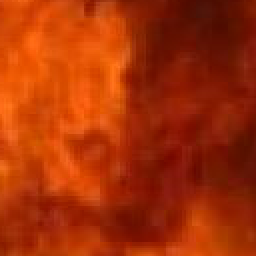
#> input picture fase3_segmentacion/Firmas/f_128.png, 128 x 128 px (shown 2 times larger)
$ python -i filtros.py   (imports and definitions only)
#> lines starting #> are read from the running program, lines starting #| are printed output that depends on the picture
import numpy as np
from typing import Optional
from scipy.ndimage import convolve, uniform_filter
from scipy.ndimage import minimum_filter, maximum_filter, median_filter

class Filtrado_Espacio:
    def __init__(self, seed: Optional[int] = None):
        """
        Inicializa el generador de aumento de datos.

        Args:
            seed: Semilla para reproducibilidad de resultados aleatorios
        """
        if seed is not None:
            np.random.seed(seed)

    # Calculo del histograma
    # [204 lines left out: functions _histograma, clip_limit_value, _filtro_suavizantes, ecualizacion, clahe, highboost, not called in this run]

    # 4) GRADIENTE - LAPLACIANO
    @staticmethod
    def filtro_gradiente_laplaciano(img_entrada):
        """
        Aplica el filtro combinado Gradiente-Laplaciano para realzar bordes.

        El proceso es:
        1. Aplica filtro Laplaciano para detectar bordes finos.
        2. Realza la imagen con el Laplaciano (sharpening).
        3. Calcula el gradiente de Sobel (magnitud).
        4. Suaviza la magnitud con filtro de caja (box filter).
        5. Multiplica la imagen realzada por la magnitud suavizada.
        6. Suma el resultado a la imagen original.
        7. Aplica corrección gamma para comprimir el rango dinámico.

        Parámetros
        img_entrada : numpy.ndarray
            Imagen de entrada (puede ser uint8 o float).
            Corresponde a la imagen con ruido de Poisson (JP en el contexto).

        Retorna
        img_gamma : numpy.ndarray (uint8, rango 0-255)
            Imagen final con bordes realzados y corrección gamma aplicada.
        """

        #'Convertir a double
        img_d = img_entrada.astype(np.float64)

        #LAPLACIANO
        #Máscara de 4 vecinos (Laplaciano estándar)
        masc_lap = np.array([[0,  1,  0],
                            [1, -4,  1],
                            [0,  1,  0]], dtype=np.float64)

        #Aplicar filtro Laplaciano con relleno de ceros en los bordes
        #mode='constant' cval=0
        img_filtrada = convolve(img_d, masc_lap, mode='constant', cval=0.0)

        # Coeficiente c=-1 para realzar (sharpening con Laplaciano)
        c = -1
        img_realzada = img_d + c * img_filtrada  # imagen con bordes realzados

        #GRADIENTE
        # Máscaras en X e Y
        masc_grad_x = np.array([[-1, -2, -1],
                                [ 0,  0,  0],
                                [ 1,  2,  1]], dtype=np.float64)

        masc_grad_y = np.array([[-1,  0,  1],
                                [-2,  0,  2],
                                [-1,  0,  1]], dtype=np.float64)

        #Aplicar gradiente en X e Y
        img_grad_x = convolve(img_d, masc_grad_x, mode='constant', cval=0.0)
        img_grad_y = convolve(img_d, masc_grad_y, mode='constant', cval=0.0)

        #Calcular la magnitud del gradiente
        mag_img_fil = np.sqrt(img_grad_x**2 + img_grad_y**2)

        #SUAVIZADO DE LA MAGNITUD
        #Filtro de caja (box filter) 3x3 normalizado
        filt_caja = (1.0 / 9.0) * np.ones((3, 3), dtype=np.float64)
        mag_img_fil_suav = convolve(mag_img_fil, filt_caja, mode='constant', cval=0.0)

        #COMBINACIÓN GRADIENTE-LAPLACIANO
        #Multiplicar la imagen realzada por la magnitud suavizada
        masc_grad_lap = img_realzada * mag_img_fil_suav

        #Sumar la máscara a la imagen original
        G_img = img_d + masc_grad_lap

        #CORRECCIÓN GAMMA
        # Tomar valor absoluto para eliminar negativos
        G_img_abs = np.abs(G_img)

        # Aplicar gamma = 0.4 (compresión de rango dinámico)
        G_img_gamma = G_img_abs ** 0.4

        #Rescalar al rango [0, 255] y convertir a uint8
        G_min, G_max = G_img_gamma.min(), G_img_gamma.max()
        if G_max - G_min > 0:
            G_norm = (G_img_gamma - G_min) / (G_max - G_min)
        else:
            G_norm = np.zeros_like(G_img_gamma)

        img_gamma = (G_norm * 255).astype(np.uint8)

        return img_gamma


    # 5) FILTRADO ADAPTATIVO LOCAL
    # [225 lines left out: functions adaptive_local_noise_filter, adaptive_median_filter, filtro_gradiente_laplaciano_2, not called in this run]

    import numpy as np


    # [170 lines left out: function clahe, not called in this run]

>>> import cv2
>>> picture = cv2.imread('Firmas/f_128.png', cv2.IMREAD_GRAYSCALE)
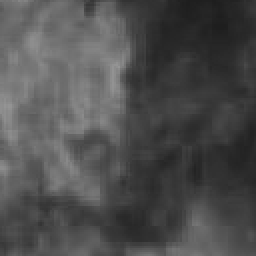
#> picture: shape (128, 128) (shown 2 times larger); min 30, max 150, mean 78.2
>>> result = Filtrado_Espacio().filtro_gradiente_laplaciano(picture)
#> in filtro_gradiente_laplaciano, `img_filtrada = convolve(img_d, masc_lap, mode='constant', cval=0.0)`:
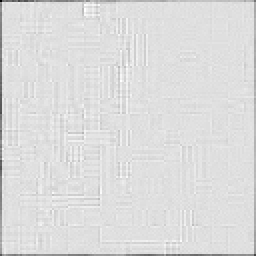
#> img_filtrada: shape (128, 128) float64 (shown 2 times larger); min -241, max 34, mean -2.5; drawn with min black and max white
#> in filtro_gradiente_laplaciano, `img_realzada = img_d + c * img_filtrada`:
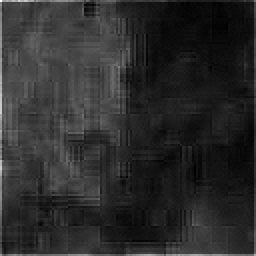
#> img_realzada: shape (128, 128) float64 (shown 2 times larger); min 23, max 355, mean 80.6; drawn with min black and max white
#> in filtro_gradiente_laplaciano, `img_grad_x = convolve(img_d, masc_grad_x, mode='constant', cval=0.0)`:
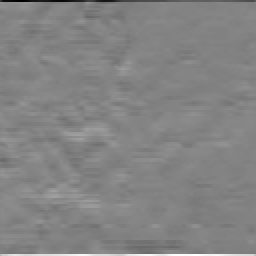
#> img_grad_x: shape (128, 128) float64 (shown 2 times larger); min -485, max 453, mean -0.8; drawn with min black and max white
#> in filtro_gradiente_laplaciano, `img_grad_y = convolve(img_d, masc_grad_y, mode='constant', cval=0.0)`:
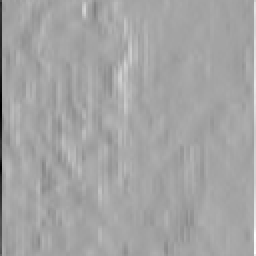
#> img_grad_y: shape (128, 128) float64 (shown 2 times larger); min -567, max 315, mean 1.6; drawn with min black and max white
#> in filtro_gradiente_laplaciano, `masc_grad_lap = img_realzada * mag_img_fil_suav`:
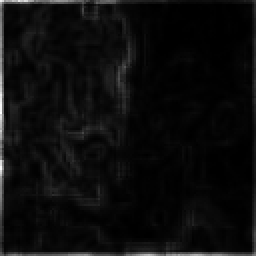
#> masc_grad_lap: shape (128, 128) float64 (shown 2 times larger); min 103.3, max 57335.6, mean 2952.9; drawn with min black and max white
#> in filtro_gradiente_laplaciano, `G_img_gamma = G_img_abs ** 0.4`:
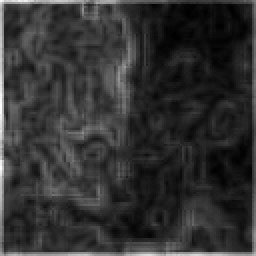
#> G_img_gamma: shape (128, 128) float64 (shown 2 times larger); min 7.2, max 80.13, mean 21.5; drawn with min black and max white
#> in filtro_gradiente_laplaciano, `G_min, G_max = G_img_gamma.min(), G_img_gamma.max()`: G_min = 7.2; G_max = 80.13

$ run again, on fase3_segmentacion/Firmas/f_64.png
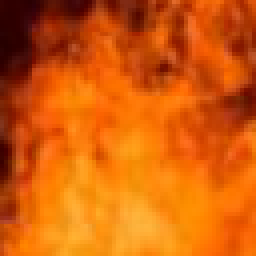
#> input picture fase3_segmentacion/Firmas/f_64.png, 64 x 64 px (shown 4 times larger)
#> in filtro_gradiente_laplaciano, `masc_grad_lap = img_realzada * mag_img_fil_suav`:
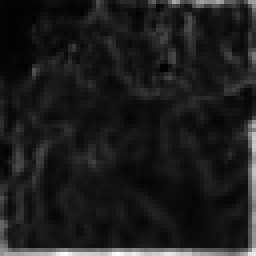
#> masc_grad_lap: shape (64, 64) float64 (shown 4 times larger); min -1181.5, max 89573.3, mean 9239.8; drawn with min black and max white
#> in filtro_gradiente_laplaciano, `G_img_gamma = G_img_abs ** 0.4`:
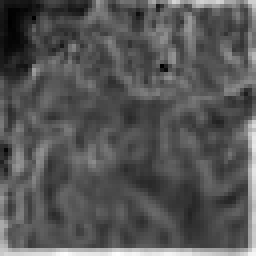
#> G_img_gamma: shape (64, 64) float64 (shown 4 times larger); min 4.62, max 95.77, mean 35.3; drawn with min black and max white
#> G_min = 4.62; G_max = 95.77

$ run again, on fase3_segmentacion/Firmas/f_80.png
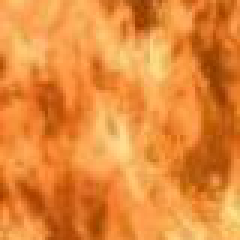
#> input picture fase3_segmentacion/Firmas/f_80.png, 80 x 80 px (shown 3 times larger)
#> in filtro_gradiente_laplaciano, `G_img_gamma = G_img_abs ** 0.4`:
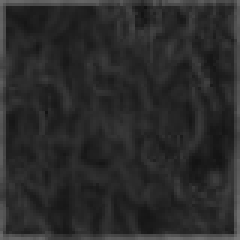
#> G_img_gamma: shape (80, 80) float64 (shown 3 times larger); min 17.62, max 120.8, mean 43
#> G_min = 17.62; G_max = 120.8
#> in filtro_gradiente_laplaciano, `G_norm = (G_img_gamma - G_min) / (G_max - G_min)`:
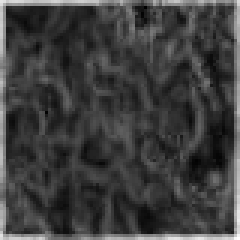
#> G_norm: shape (80, 80) float64 (shown 3 times larger); min 0, max 1, mean 0.246
